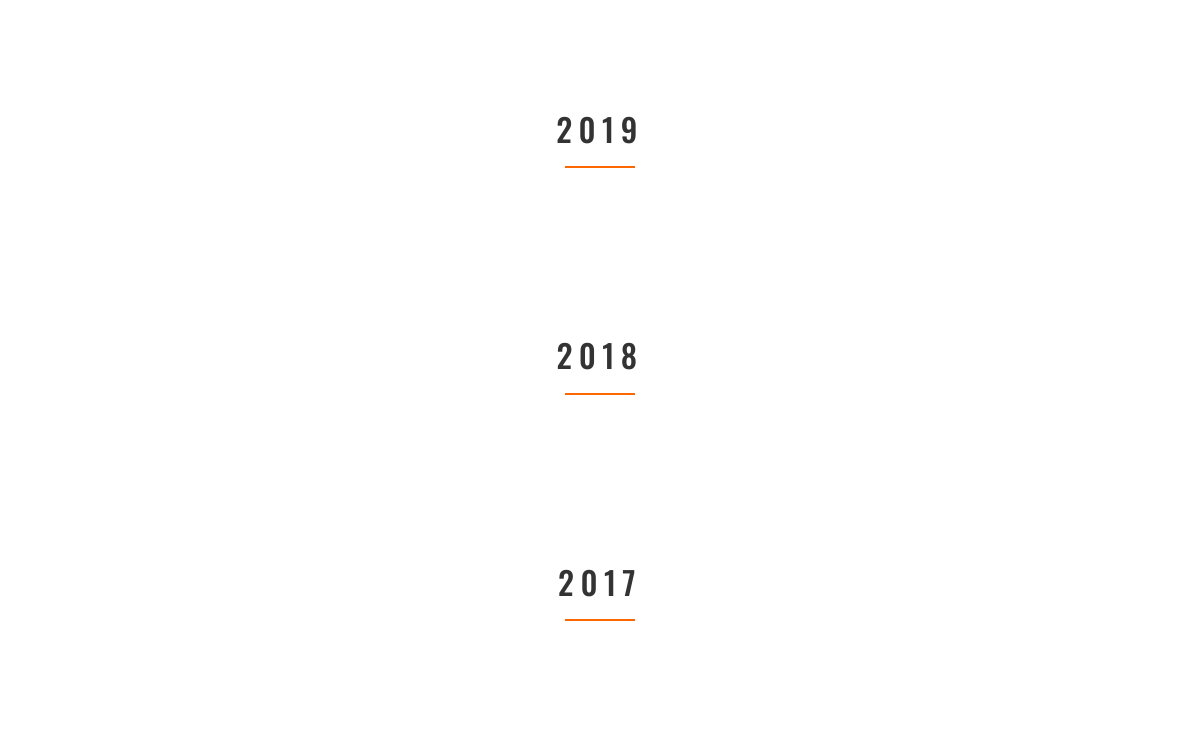
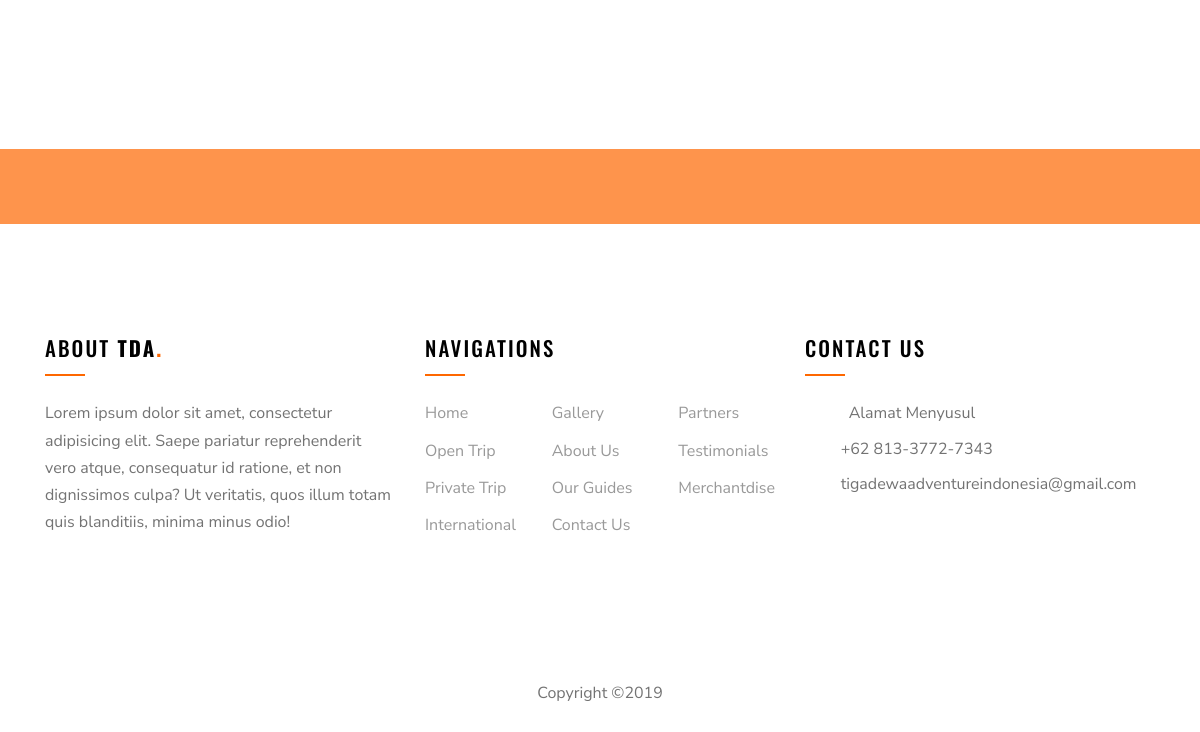
The app's page /index.php/gallery (lower part), older data (2 pictures, top to bottom).
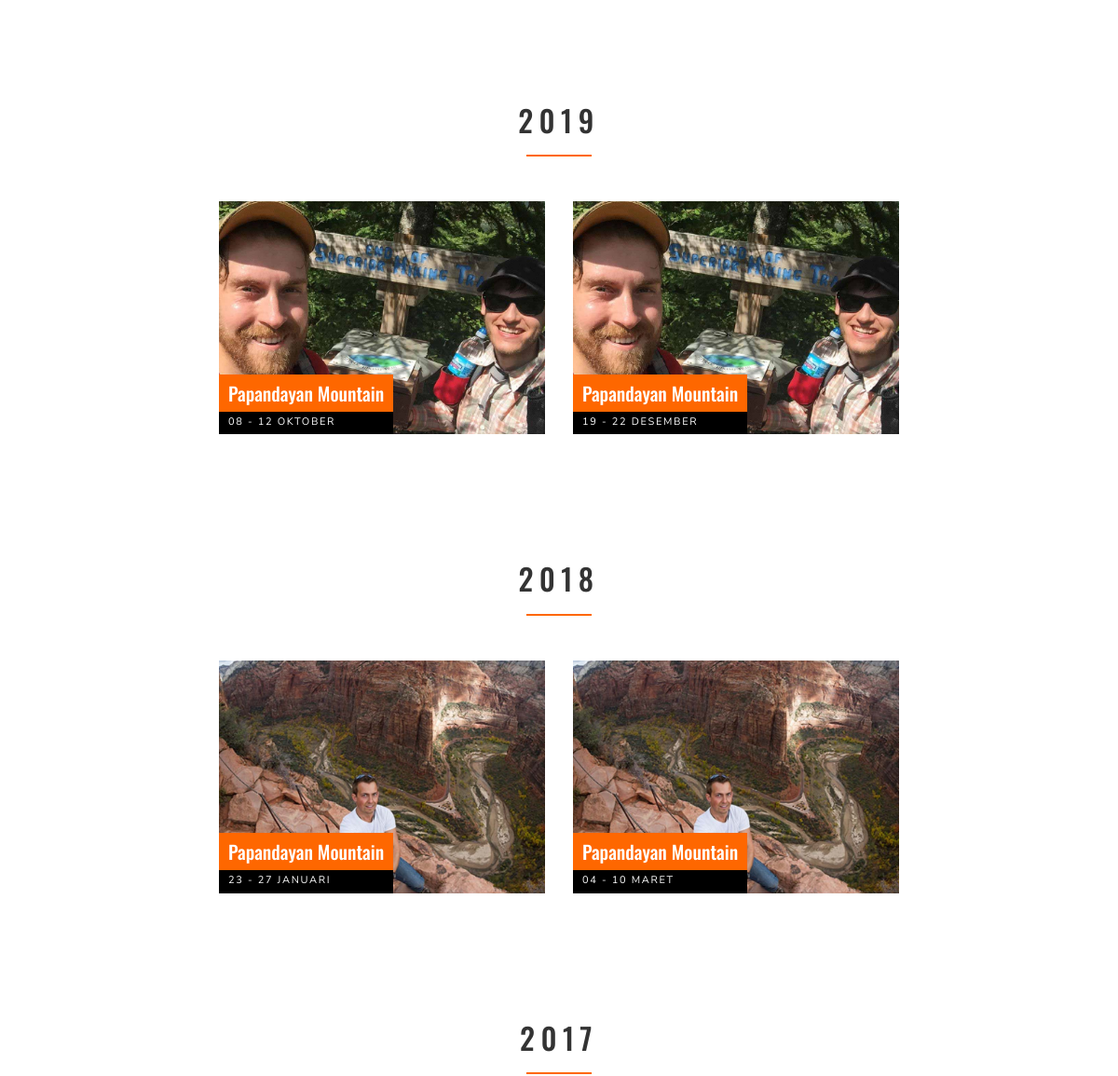
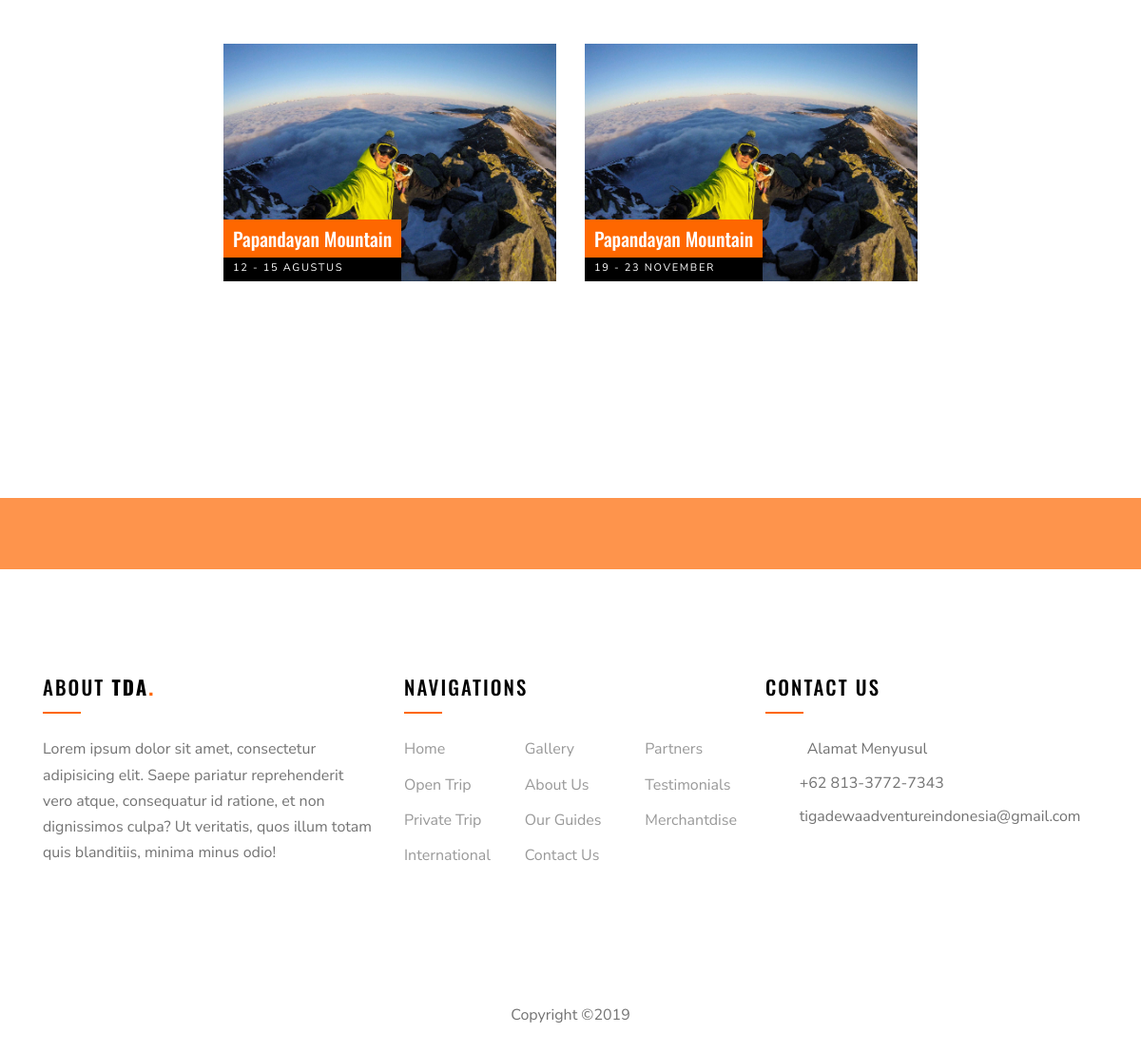
The same page, newer data (2 pictures, top to bottom).
### tables this page shows
CREATE TABLE `gallery` (
  `id_gallery` int(11) NOT NULL,
  `picture` varchar(200) NOT NULL,
  `tripDate` varchar(100) NOT NULL,
  `year` int(11) NOT NULL
);

### application/controllers/Gallery.php (called while the page is built, shortened)
<?php
class Gallery extends CI_Controller {
	public function __construct()
	{
		$this->load->model('Gallery_model');
	}
	public function index()
	{
		$data['get_a'] = $this->Gallery_model->get_a();
		$data['get_b'] = $this->Gallery_model->get_b();
		$data['get_c'] = $this->Gallery_model->get_c();
		$this->load->view('user/gallery', $data);
	}
}

### index.php (called while the page is built, shortened)
<?php
require_once BASEPATH.'core/CodeIgniter.php';

### application/models/Gallery_model.php (called while the page is built, shortened)
<?php
class Gallery_model extends CI_Model {
	public function get_a()
	{
		return $this->db->where('year', 2017)
						->get('gallery')->result();
	}
	public function get_b()
	{
		return $this->db->where('year', 2018)
						->get('gallery')->result();
	}
	public function get_c()
	{
		return $this->db->where('year', 2019)
						->get('gallery')->result();
	}
}

### application/views/user/gallery.php (the view, shortened to what the changed rows need)
<!DOCTYPE html>
<html lang="en">
  <head>
    <link rel="stylesheet" href="<?=base_url()?>assets/fonts/icomoon/style.css">
    <link rel="stylesheet" href="<?=base_url()?>assets/css/bootstrap.min.css">
    <link rel="stylesheet" href="<?=base_url()?>assets/css/magnific-popup.css">
    <link rel="stylesheet" href="<?=base_url()?>assets/css/jquery-ui.css">
    <link rel="stylesheet" href="<?=base_url()?>assets/css/owl.carousel.min.css">
    <link rel="stylesheet" href="<?=base_url()?>assets/css/owl.theme.default.min.css">
    <link rel="stylesheet" href="<?=base_url()?>assets/css/bootstrap-datepicker.css">
    <link rel="stylesheet" href="<?=base_url()?>assets/css/mediaelementplayer.css">
    <link rel="stylesheet" href="<?=base_url()?>assets/css/animate.css">
    <link rel="stylesheet" href="<?=base_url()?>assets/fonts/flaticon/font/flaticon.css">
    <link rel="stylesheet" href="<?=base_url()?>assets/css/fl-bigmug-line.css">
    <link rel="stylesheet" href="https://use.fontawesome.com/releases/v5.6.3/css/all.css">
    <link rel="stylesheet" href="<?=base_url()?>assets/css/aos.css">
    <link rel="stylesheet" href="<?=base_url()?>assets/css/style.css">
  </head>
  <body>
  <div class="site-section">
      <div class="container">
        <div class="row">
          <div class="site-section-heading text-center w-border col-md-6 mx-auto">
            <h2 class="mb-5">2019</h2>
          </div>
        </div>
        <div class="row justify-content-center">
          <?php foreach ($get_a as $a) { ?>
            <div class="col-md-6 col-lg-4 mb-3">
              <a href="trip1.html" class="unit-9">
                <div class="image" style="background-image: url('<?=base_url()?>assets/images/hiking5.jpg');"></div>
                <div class="unit-9-content">
                  <h2>Papandayan Mountain</h2>
                  <span><?php echo $a->tripDate; ?></span>
                </div>
              </a>
            </div>
          <?php }?>
        </div>
      </div>
      <div class="container" style="margin-top: 120px;">
        <div class="row">
          <div class="site-section-heading text-center w-border col-md-6 mx-auto">
            <h2 class="mb-5">2018</h2>
          </div>
        </div>
        <div class="row justify-content-center">
          <?php foreach ($get_b as $a) { ?>
            <div class="col-md-6 col-lg-4 mb-3">
              <a href="trip1.html" class="unit-9">
                <div class="image" style="background-image: url('<?=base_url()?>assets/images/hiking4.jpg');"></div>
                <div class="unit-9-content">
                  <h2>Papandayan Mountain</h2>
                  <span><?php echo $a->tripDate; ?></span>
                </div>
              </a>
            </div>
          <?php }?>
        </div>
      </div>
      <div class="container" style="margin-top: 120px;">
        <div class="row">
          <div class="site-section-heading text-center w-border col-md-6 mx-auto">
            <h2 class="mb-5">2017</h2>
          </div>
        </div>
        <div class="row justify-content-center">
          <?php foreach ($get_c as $a) { ?>
            <div class="col-md-6 col-lg-4 mb-3">
              <a href="trip1.html" class="unit-9">
                <div class="image" style="background-image: url('<?=base_url()?>assets/images/hiking7.jpg');"></div>
                <div class="unit-9-content">
                  <h2>Papandayan Mountain</h2>
                  <span><?php echo $a->tripDate; ?></span>
                </div>
              </a>
            </div>
          <?php }?>
        </div>
      </div>
    </div>
  </body>
</html>

Row changes from the older to the newer data that the page shows:
added gallery: tripDate "08 - 12 OKTOBER", shown under "2019"
added gallery: tripDate "19 - 22 DESEMBER", shown under "2019"
added gallery: tripDate "23 - 27 JANUARI", shown under "2018"
added gallery: tripDate "04 - 10 MARET", shown under "2018"
added gallery: tripDate "12 - 15 AGUSTUS", shown under "2017"
added gallery: tripDate "19 - 23 NOVEMBER", shown under "2017"
